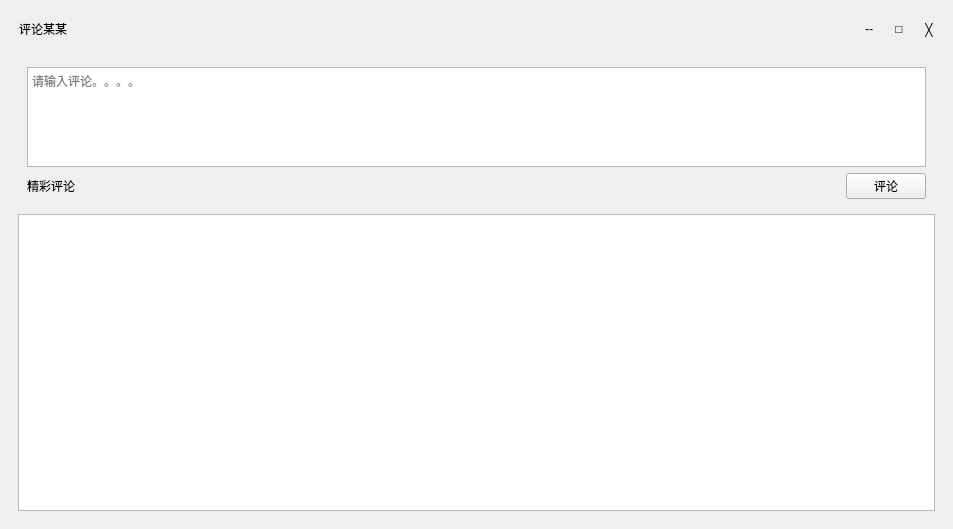
<?xml version="1.0" encoding="UTF-8"?>
<ui version="4.0">
 <class>WriteComment</class>
 <widget class="QWidget" name="WriteComment">
  <property name="geometry">
   <rect>
    <x>0</x>
    <y>0</y>
    <width>953</width>
    <height>529</height>
   </rect>
  </property>
  <property name="windowTitle">
   <string>Form</string>
  </property>
  <layout class="QGridLayout" name="gridLayout">
   <property name="leftMargin">
    <number>9</number>
   </property>
   <property name="topMargin">
    <number>9</number>
   </property>
   <property name="rightMargin">
    <number>9</number>
   </property>
   <property name="bottomMargin">
    <number>9</number>
   </property>
   <property name="spacing">
    <number>6</number>
   </property>
   <item row="0" column="0">
    <widget class="MyWidgetRegister" name="widgetInner" native="true">
     <layout class="QGridLayout" name="gridLayout_2">
      <property name="leftMargin">
       <number>0</number>
      </property>
      <property name="topMargin">
       <number>0</number>
      </property>
      <property name="rightMargin">
       <number>0</number>
      </property>
      <property name="bottomMargin">
       <number>0</number>
      </property>
      <property name="spacing">
       <number>0</number>
      </property>
      <item row="0" column="0">
       <widget class="QWidget" name="widget_comment_nav" native="true">
        <property name="minimumSize">
         <size>
          <width>0</width>
          <height>40</height>
         </size>
        </property>
        <property name="maximumSize">
         <size>
          <width>16777215</width>
          <height>40</height>
         </size>
        </property>
        <layout class="QHBoxLayout" name="horizontalLayout">
         <property name="spacing">
          <number>0</number>
         </property>
         <property name="leftMargin">
          <number>10</number>
         </property>
         <property name="topMargin">
          <number>0</number>
         </property>
         <property name="rightMargin">
          <number>0</number>
         </property>
         <property name="bottomMargin">
          <number>0</number>
         </property>
         <item>
          <widget class="QLabel" name="label">
           <property name="text">
            <string>评论某某</string>
           </property>
          </widget>
         </item>
         <item>
          <spacer name="horizontalSpacer_2">
           <property name="orientation">
            <enum>Qt::Horizontal</enum>
           </property>
           <property name="sizeHint" stdset="0">
            <size>
             <width>784</width>
             <height>20</height>
            </size>
           </property>
          </spacer>
         </item>
         <item>
          <widget class="QToolButton" name="toolButton_min">
           <property name="minimumSize">
            <size>
             <width>30</width>
             <height>30</height>
            </size>
           </property>
           <property name="maximumSize">
            <size>
             <width>30</width>
             <height>30</height>
            </size>
           </property>
           <property name="text">
            <string>--</string>
           </property>
           <property name="autoRaise">
            <bool>true</bool>
           </property>
          </widget>
         </item>
         <item>
          <widget class="QToolButton" name="toolButton_max">
           <property name="minimumSize">
            <size>
             <width>30</width>
             <height>30</height>
            </size>
           </property>
           <property name="maximumSize">
            <size>
             <width>30</width>
             <height>30</height>
            </size>
           </property>
           <property name="text">
            <string>□</string>
           </property>
           <property name="autoRaise">
            <bool>true</bool>
           </property>
          </widget>
         </item>
         <item>
          <widget class="QToolButton" name="toolButton_close">
           <property name="minimumSize">
            <size>
             <width>30</width>
             <height>30</height>
            </size>
           </property>
           <property name="maximumSize">
            <size>
             <width>30</width>
             <height>30</height>
            </size>
           </property>
           <property name="text">
            <string>╳</string>
           </property>
           <property name="autoRaise">
            <bool>true</bool>
           </property>
          </widget>
         </item>
        </layout>
       </widget>
      </item>
      <item row="1" column="0">
       <widget class="QWidget" name="widget" native="true">
        <layout class="QGridLayout" name="gridLayout_3">
         <item row="0" column="0">
          <widget class="QWidget" name="widget_write_comment" native="true">
           <property name="minimumSize">
            <size>
             <width>0</width>
             <height>150</height>
            </size>
           </property>
           <property name="maximumSize">
            <size>
             <width>16777215</width>
             <height>150</height>
            </size>
           </property>
           <layout class="QGridLayout" name="gridLayout_4">
            <item row="1" column="1">
             <spacer name="horizontalSpacer">
              <property name="orientation">
               <enum>Qt::Horizontal</enum>
              </property>
              <property name="sizeHint" stdset="0">
               <size>
                <width>978</width>
                <height>20</height>
               </size>
              </property>
             </spacer>
            </item>
            <item row="1" column="2">
             <widget class="QPushButton" name="pushButton_comment">
              <property name="text">
               <string>评论</string>
              </property>
             </widget>
            </item>
            <item row="1" column="0">
             <widget class="QLabel" name="label_2">
              <property name="text">
               <string>精彩评论</string>
              </property>
             </widget>
            </item>
            <item row="0" column="0" colspan="3">
             <widget class="QTextEdit" name="textEdit">
              <property name="placeholderText">
               <string>请输入评论。。。。</string>
              </property>
             </widget>
            </item>
           </layout>
          </widget>
         </item>
         <item row="1" column="0">
          <widget class="QListWidget" name="listWidget_show_coment">
           <property name="spacing">
            <number>0</number>
           </property>
          </widget>
         </item>
        </layout>
       </widget>
      </item>
     </layout>
    </widget>
   </item>
  </layout>
 </widget>
 <customwidgets>
  <customwidget>
   <class>MyWidgetRegister</class>
   <extends>QWidget</extends>
   <header location="global">mywidgetregister.h</header>
   <container>1</container>
  </customwidget>
 </customwidgets>
 <resources/>
 <connections/>
</ui>
